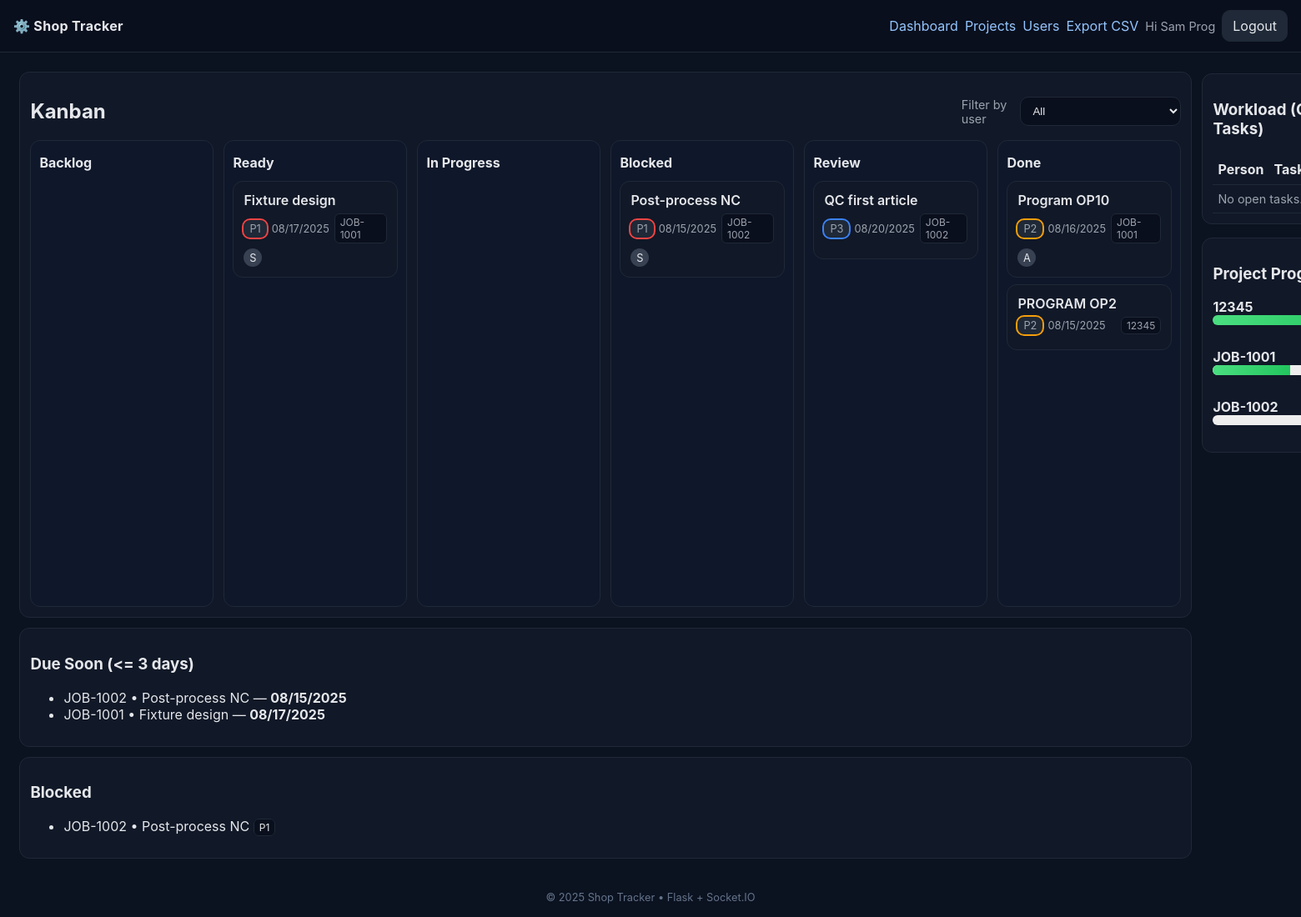
The app's page / (signed in) with its own data.
### models.py (models this page shows, shortened)
class User(db.Model):
    id = db.Column(db.Integer, primary_key=True)
    name = db.Column(db.String(120), nullable=False)
    email = db.Column(db.String(200), unique=True, nullable=False, index=True)
    role = db.Column(db.String(50), default="engineer")  # engineer, programmer, operator, manager, admin
    password_hash = db.Column(db.String(255), nullable=False)
    is_active = db.Column(db.Boolean, default=True)
    created_at = db.Column(db.DateTime, default=datetime.utcnow)
    @property
    def is_authenticated(self):
        return True

class Task(db.Model):
    id = db.Column(db.Integer, primary_key=True)
    project_id = db.Column(db.Integer, db.ForeignKey('project.id'), nullable=False, index=True)
    title = db.Column(db.String(200), nullable=False)
    description = db.Column(db.Text)
    state = db.Column(db.String(30), default="backlog")  # backlog, ready, in_progress, blocked, review, done
    priority = db.Column(db.Integer, default=3)
    est_hours = db.Column(db.Float, default=0)
    due_date = db.Column(db.Date)
    created_by = db.Column(db.Integer, db.ForeignKey('user.id'))
    created_at = db.Column(db.DateTime, default=datetime.utcnow)
    assignments = db.relationship('TaskAssignment', backref='task', lazy=True, cascade="all, delete-orphan")

class Project(db.Model):
    id = db.Column(db.Integer, primary_key=True)
    code = db.Column(db.String(50), unique=True, nullable=False, index=True)
    title = db.Column(db.String(200), nullable=False)
    customer = db.Column(db.String(120))
    rev = db.Column(db.String(20))
    due_date = db.Column(db.Date)
    priority = db.Column(db.Integer, default=3)  # 1 hot .. 5 low
    status = db.Column(db.String(30), default="active")
    created_by = db.Column(db.Integer, db.ForeignKey('user.id'))
    created_at = db.Column(db.DateTime, default=datetime.utcnow)
    tasks = db.relationship('Task', backref='project', lazy=True, cascade="all, delete-orphan")

class TaskAssignment(db.Model):
    __table_args__ = (db.UniqueConstraint('task_id','user_id', name='uq_task_user'),)
    id = db.Column(db.Integer, primary_key=True)
    task_id = db.Column(db.Integer, db.ForeignKey('task.id'), nullable=False, index=True)
    user_id = db.Column(db.Integer, db.ForeignKey('user.id'))
    machine_id = db.Column(db.Integer, db.ForeignKey('machine.id'))
    assigned_at = db.Column(db.DateTime, default=datetime.utcnow)
    user = db.relationship('User', lazy=True)
    machine = db.relationship('Machine', lazy=True)

### app.py (the view)
    @app.route("/")
    @login_required
    def dashboard():
        try:
            filter_user_id = int(request.args.get('user')) if request.args.get('user') else None
        except Exception:
            filter_user_id = None
        base_q = Task.query.join(Project).filter(Project.status != "archived")
        if filter_user_id:
            base_q = base_q.join(TaskAssignment).filter(TaskAssignment.user_id == filter_user_id)
        tasks = base_q.all()
        assignments = {}
        for t in tasks:
            assignments[t.id] = TaskAssignment.query.filter_by(task_id=t.id).all()
        open_tasks = [t for t in tasks if t.state != "done"]
        workload = {}
        for t in open_tasks:
            tas = TaskAssignment.query.filter_by(task_id=t.id).all()
            for ta in tas:
                if ta.user:
                    workload.setdefault(ta.user.name, 0.0)
                    workload[ta.user.name] += (t.est_hours or 0.0)
        today = date.today()
        due_soon = Task.query.filter(Task.due_date != None, Task.due_date <= today + timedelta(days=3), Task.state != "done").order_by(Task.due_date.asc()).limit(20).all()
        blocked = Task.query.filter_by(state="blocked").order_by(Task.priority.asc()).all()
        users = User.query.order_by(User.name.asc()).all()
        projects_all = Project.query.order_by(Project.created_at.desc()).all()
        progress = []
        for p in projects_all:
            total = len(p.tasks)
            done = sum(1 for t in p.tasks if t.state == "done")
            pct = int(round((done / total) * 100)) if total else 0
            progress.append({
                "id": p.id,
                "code": p.code,
                "title": p.title,
                "done": done,
                "total": total,
                "pct": pct,
            })
        return render_template("dashboard.html", tasks=tasks, assignments=assignments, workload=workload, due_soon=due_soon, blocked=blocked, users=users, filter_user_id=filter_user_id, progress=progress)

### templates/dashboard.html (shortened to what this page needs)
{% extends "base.html" %}
{% block content %}
<div class="grid cols-2">
  <section class="card">
    <div class="flex" style="justify-content:space-between; align-items:center">
      <h2>Kanban</h2>
      <form method="get" action="{{ url_for('dashboard') }}" class="flex" style="gap:8px">
        <label class="help">Filter by user</label>
        <select name="user" onchange="this.form.submit()">
          <option value="" {% if not filter_user_id %}selected{% endif %}>All</option>
        </select>
      </form>
    </div>
    <section class="kanban">
      {% for col in ["backlog","ready","in_progress","blocked","review","done"] %}
      <div class="col" data-state="{{ col }}" ondrop="dropTask(event)" ondragover="event.preventDefault()">
        <header><h3>{{ col.replace('_',' ')|title }}</h3></header>
        <div class="list">
          {% for t in tasks if t.state == col %}
          <article class="card task" draggable="true" ondragstart="dragTask(event)" data-task="{{ t.id }}">
            <div class="title">{{ t.title }}</div>
            <div class="meta">
              <span class="chip p{{ t.priority }}">P{{ t.priority }}</span>
              {% if t.due_date %}<time>{{ t.due_date.strftime('%m/%d/%Y') }}</time>{% endif %}
              <span class="right badge">{{ t.project.code if t.project else "" }}</span>
            </div>
            <div class="meta">
              {% set tas = assignments.get(t.id, []) %}
              {% for a in tas %}
                {% if a.user %}<span class="avatar" title="{{ a.user.name }}">{{ a.user.name[0] }}</span>{% endif %}
              {% endfor %}
            </div>
          </article>
          {% endfor %}
        </div>
      </div>
      {% endfor %}
    </section>
  </section>
<dev>
  {% include "_dashboard_workload.html" %}
  {% include "_dashboard_progress.html" %}
</dev>
  {% include "_dashboard_widgets.html" %}
{% endblock %}

### templates/base.html (shortened to what this page needs)
<!doctype html>
<html lang="en">
<head>
  <link rel="stylesheet" href="{{ url_for('static', filename='app.css') }}">
</head>
<body>
  <header class="topbar">
    <div class="brand">⚙️ Shop Tracker</div>
    <nav class="flex">
      <a href="{{ url_for('dashboard') }}">Dashboard</a>
      <a href="{{ url_for('projects') }}">Projects</a>
      <a href="{{ url_for('users') }}">Users</a>
      <a class="right" href="{{ url_for('export_tasks_csv') }}">Export CSV</a>
      <span class="right help">Hi {{ current_user.name }}</span>
      <a class="btn" href="{{ url_for('logout') }}">Logout</a>
    </nav>
  </header>
  <main class="container">
    {% block content %}{% endblock %}
  </main>
  <footer>© {{ 2025 }} Shop Tracker • Flask + Socket.IO</footer>
</body>
</html>

### templates/_dashboard_progress.html
<section id="projectProgress" class="card" style="margin: 2px 0 16px 0;">
  <h3>Project Progress</h3>
  {% if progress %}
  <div class="grid" style="gap:8px">
    {% for p in progress %}
      <div class="row" data-project-id="{{ p.id }}" style="align-items:center; gap:8px">
        <div style="min-width:140px"><strong>{{ p.code }}</strong></div>
        <div style="flex:1">
          <div class="bar" style="background:#eee; border-radius:999px; height:12px; overflow:hidden">
            <div id="bar-{{ p.id }}" style="height:100%; width: {{ p.pct }}%; background: linear-gradient(90deg,#4ade80,#22c55e);"></div>
          </div>
        </div>
        <div id="txt-{{ p.id }}" style="min-width:140px; text-align:right">{{ p.done }}/{{ p.total }} ({{ p.pct }}%)</div>
      </div>
    {% endfor %}
  </div>
  {% else %}
    <div class="help">No projects yet.</div>
  {% endif %}
</section>

### templates/_dashboard_widgets.html
<aside id="leftAside" class="grid">
  <section class="card">
    <h3>Due Soon (<= 3 days){% if filter_user_id %} — filtered{% endif %}</h3>
    <ul>
      {% for t in due_soon %}
      <li>{{ t.project.code if t.project else "" }} • {{ t.title }} — <strong>{{ t.due_date.strftime('%m/%d/%Y') }}</strong></li>
      {% else %}
      <li class="help">All clear.</li>
      {% endfor %}
    </ul>
  </section>
  <section class="card">
    <h3>Blocked{% if filter_user_id %} — filtered{% endif %}</h3>
    <ul>
      {% for t in blocked %}
      <li>{{ t.project.code if t.project else "" }} • {{ t.title }} <span class="badge">P{{ t.priority }}</span></li>
      {% else %}
      <li class="help">No blocked tasks 🎉</li>
      {% endfor %}
    </ul>
  </section>
</aside>

### static/app.css (style rules this page uses)
:root { --bg:#0b1220; --panel:#0f172a; --card:#111827; --muted:#9ca3af; --border:#1f2937; --text:#e5e7eb; }
* { box-sizing:border-box }
body { margin:0; font-family:Inter,system-ui,-apple-system,Segoe UI,Roboto,Arial,sans-serif; background:var(--bg); color:var(--text); }
a { color:#93c5fd; text-decoration:none }
header.topbar { display:flex; gap:12px; align-items:center; justify-content:space-between; padding:12px 16px; background:#0a0f1d; border-bottom:1px solid var(--border); position:sticky; top:0; z-index:10; }
.topbar .brand { font-weight:700; letter-spacing:.3px }
.container { box-sizing: border-box; margin-inline: auto; width: min(100%, 2000px); padding: clamp(8px, 1.5vw, 24px); }
button, .btn { background:#1f2937; border:1px solid var(--border); color:var(--text); padding:8px 12px; border-radius:10px; cursor:pointer }
input, select, textarea { background:#0a0f1d; border:1px solid var(--border); color:var(--text); padding:8px 10px; border-radius:10px; width:100% }
label { font-size:.9rem; color:#cbd5e1 }
.card { background:var(--card); border:1px solid var(--border); border-radius:12px; padding:12px }
.grid { display:grid; gap:12px }
.grid.cols-2 { grid-template-columns:2fr 1fr }
.kanban { display:grid; grid-template-columns: repeat(6, minmax(220px, 1fr)); gap: 12px; }
.col { background:var(--panel); border-radius:12px; padding:10px; min-height:70vh; border:1px solid var(--border) }
.col header { position:sticky; top:0; background:var(--panel); padding:6px 0; margin-bottom:6px }
.col header h3 { margin:0; font-size:1rem }
.list { display:flex; flex-direction:column; gap:8px; }
.card.task { cursor:grab; }
.card .title { font-weight:600; color:#e5e7eb; }
.meta { display:flex; gap:6px; font-size:.8rem; color:var(--muted); margin-top:6px; align-items:center }
.chip { border-radius:8px; padding:2px 6px; background:#1f2937; border:1px solid var(--border) }
.p1 { outline:2px solid #ef4444; }
.p2 { outline:2px solid #f59e0b; }
.p3 { outline:2px solid #3b82f6; }
.avatar { width:22px; height:22px; display:inline-grid; place-items:center; border-radius:50%; background:#374151; color:#e5e7eb; font-size:.8rem; }
.badge { font-size:.75rem; padding:2px 6px; border-radius:6px; border:1px solid var(--border); background:#0a0f1d }
.help { color:var(--muted); font-size:.9rem }
.flex { display:flex; gap:8px; align-items:center }
.right { margin-left:auto }
footer { color:#64748b; font-size:.8rem; padding:16px 0; text-align:center }

### records on screen
User: name "Sam Prog"
Task: title "Fixture design", priority "1", due_date "08/17/2025", project "JOB-1001"
TaskAssignment: user "S"
Task: title "Post-process NC", priority "1", due_date "08/15/2025", project "JOB-1002"
TaskAssignment: user "S"
Task: title "QC first article", priority "3", due_date "08/20/2025", project "JOB-1002"
Task: title "Program OP10", priority "2", due_date "08/16/2025", project "JOB-1001"
TaskAssignment: user "A"
Task: title "PROGRAM OP2", priority "2", due_date "08/15/2025", project "12345"
Project: code "12345", {{ p.pct }} 100 (drawn)
Project: code "JOB-1001", {{ p.id }} 1 (drawn)
Project: code "JOB-1002"

### other values on screen
{{ col.replace('_',' ')|title }} "Backlog" "Ready" "In Progress" "Blocked" "Review" "Done"
{{ 2025 }} "2025"
